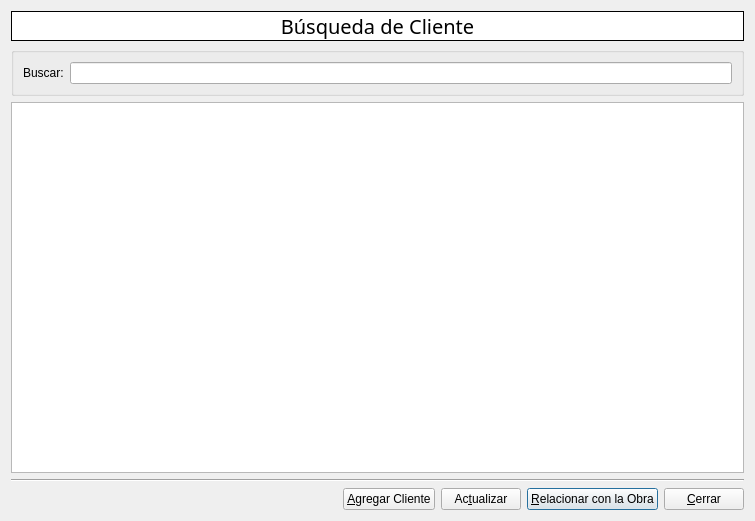
<ui version="4.0" >
 <class>CustomerSearch</class>
 <widget class="QWidget" name="CustomerSearch" >
  <property name="geometry" >
   <rect>
    <x>0</x>
    <y>0</y>
    <width>755</width>
    <height>521</height>
   </rect>
  </property>
  <property name="windowTitle" >
   <string>Buscar Cliente</string>
  </property>
  <property name="windowIcon" >
   <iconset resource="../resources/qzette.qrc" >
    <normaloff>:/app/images/app/customer.png</normaloff>:/app/images/app/customer.png</iconset>
  </property>
  <layout class="QVBoxLayout" name="verticalLayout" >
   <item>
    <widget class="QLabel" name="lb_title" >
     <property name="palette" >
      <palette>
       <active>
        <colorrole role="Base" >
         <brush brushstyle="SolidPattern" >
          <color alpha="255" >
           <red>255</red>
           <green>255</green>
           <blue>255</blue>
          </color>
         </brush>
        </colorrole>
        <colorrole role="Window" >
         <brush brushstyle="SolidPattern" >
          <color alpha="255" >
           <red>255</red>
           <green>255</green>
           <blue>255</blue>
          </color>
         </brush>
        </colorrole>
       </active>
       <inactive>
        <colorrole role="Base" >
         <brush brushstyle="SolidPattern" >
          <color alpha="255" >
           <red>255</red>
           <green>255</green>
           <blue>255</blue>
          </color>
         </brush>
        </colorrole>
        <colorrole role="Window" >
         <brush brushstyle="SolidPattern" >
          <color alpha="255" >
           <red>255</red>
           <green>255</green>
           <blue>255</blue>
          </color>
         </brush>
        </colorrole>
       </inactive>
       <disabled>
        <colorrole role="Base" >
         <brush brushstyle="SolidPattern" >
          <color alpha="255" >
           <red>255</red>
           <green>255</green>
           <blue>255</blue>
          </color>
         </brush>
        </colorrole>
        <colorrole role="Window" >
         <brush brushstyle="SolidPattern" >
          <color alpha="255" >
           <red>255</red>
           <green>255</green>
           <blue>255</blue>
          </color>
         </brush>
        </colorrole>
       </disabled>
      </palette>
     </property>
     <property name="font" >
      <font>
       <family>Trebuchet MS</family>
       <pointsize>15</pointsize>
      </font>
     </property>
     <property name="autoFillBackground" >
      <bool>true</bool>
     </property>
     <property name="frameShape" >
      <enum>QFrame::Box</enum>
     </property>
     <property name="text" >
      <string>Búsqueda de Cliente</string>
     </property>
     <property name="alignment" >
      <set>Qt::AlignCenter</set>
     </property>
    </widget>
   </item>
   <item>
    <widget class="QGroupBox" name="groupBox" >
     <property name="title" >
      <string/>
     </property>
     <layout class="QHBoxLayout" name="horizontalLayout_2" >
      <item>
       <widget class="QLabel" name="label" >
        <property name="text" >
         <string>Buscar:</string>
        </property>
       </widget>
      </item>
      <item>
       <widget class="QLineEdit" name="le_filter" />
      </item>
     </layout>
    </widget>
   </item>
   <item>
    <widget class="QTableView" name="tv_customer" >
     <property name="frameShadow" >
      <enum>QFrame::Plain</enum>
     </property>
     <property name="editTriggers" >
      <set>QAbstractItemView::NoEditTriggers</set>
     </property>
     <property name="tabKeyNavigation" >
      <bool>false</bool>
     </property>
     <property name="alternatingRowColors" >
      <bool>true</bool>
     </property>
     <property name="selectionMode" >
      <enum>QAbstractItemView::SingleSelection</enum>
     </property>
     <property name="selectionBehavior" >
      <enum>QAbstractItemView::SelectRows</enum>
     </property>
    </widget>
   </item>
   <item>
    <widget class="Line" name="line" >
     <property name="orientation" >
      <enum>Qt::Horizontal</enum>
     </property>
    </widget>
   </item>
   <item>
    <layout class="QHBoxLayout" name="horizontalLayout" >
     <item>
      <spacer name="horizontalSpacer" >
       <property name="orientation" >
        <enum>Qt::Horizontal</enum>
       </property>
       <property name="sizeHint" stdset="0" >
        <size>
         <width>40</width>
         <height>20</height>
        </size>
       </property>
      </spacer>
     </item>
     <item>
      <widget class="QPushButton" name="pb_addNewCustomer" >
       <property name="text" >
        <string>&amp;Agregar Cliente</string>
       </property>
       <property name="icon" >
        <iconset resource="../resources/qzette.qrc" >
         <normaloff>:/app/images/app/new.png</normaloff>:/app/images/app/new.png</iconset>
       </property>
      </widget>
     </item>
     <item>
      <widget class="QPushButton" name="pb_update" >
       <property name="text" >
        <string>Ac&amp;tualizar</string>
       </property>
       <property name="icon" >
        <iconset resource="../resources/qzette.qrc" >
         <normaloff>:/icons/images/icons/refresh.png</normaloff>:/icons/images/icons/refresh.png</iconset>
       </property>
      </widget>
     </item>
     <item>
      <widget class="QPushButton" name="pb_add" >
       <property name="text" >
        <string>&amp;Relacionar con la Obra</string>
       </property>
       <property name="icon" >
        <iconset resource="../resources/qzette.qrc" >
         <normaloff>:/icons/images/icons/plus.png</normaloff>:/icons/images/icons/plus.png</iconset>
       </property>
       <property name="autoDefault" >
        <bool>false</bool>
       </property>
       <property name="default" >
        <bool>true</bool>
       </property>
      </widget>
     </item>
     <item>
      <widget class="QPushButton" name="pb_close" >
       <property name="text" >
        <string>&amp;Cerrar</string>
       </property>
       <property name="icon" >
        <iconset resource="../resources/qzette.qrc" >
         <normaloff>:/icons/images/icons/close.png</normaloff>:/icons/images/icons/close.png</iconset>
       </property>
      </widget>
     </item>
    </layout>
   </item>
  </layout>
 </widget>
 <tabstops>
  <tabstop>le_filter</tabstop>
  <tabstop>tv_customer</tabstop>
  <tabstop>pb_add</tabstop>
  <tabstop>pb_close</tabstop>
 </tabstops>
 <resources>
  <include location="../resources/qzette.qrc" />
 </resources>
 <connections/>
</ui>
